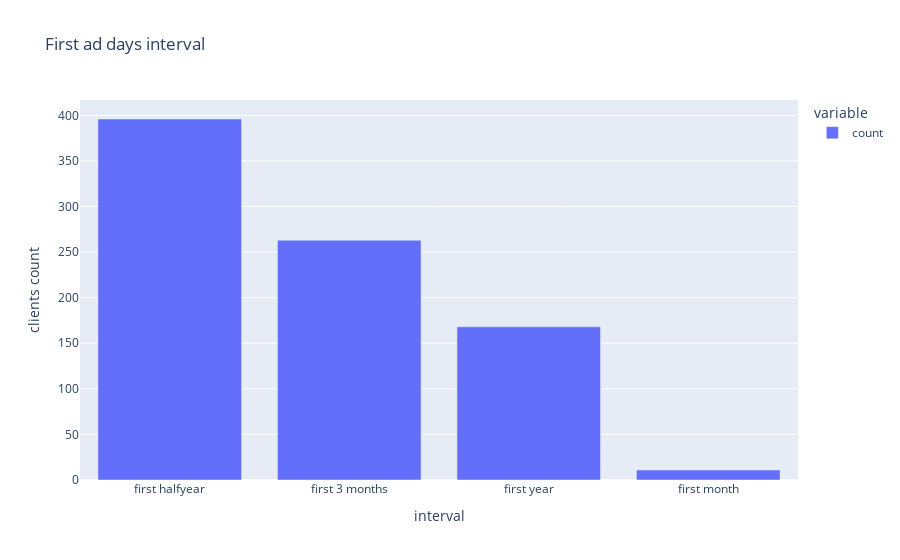

Notebook code cell kept with this figure:
### Code cell
px.bar(clients_dif.difference.value_counts(), title = 'First ad days interval', labels = {'difference' : 'interval', 'value' : 'clients count'})

### Figure 1 — Plotly figure (JSON) as saved in the notebook; plotly's stock layout.template omitted (floating-point values rounded to 4 significant figures)
{"data": [{"alignmentgroup": "True", "hovertemplate": "variable=count<br>interval=%{x}<br>clients count=%{y}<extra></extra>", "legendgroup": "count", "marker": {"color": "#636efa", "pattern": {"shape": ""}}, "name": "count", "offsetgroup": "count", "orientation": "v", "showlegend": true, "textposition": "auto", "type": "bar", "x": ["first halfyear", "first 3 months", "first year", "first month"], "xaxis": "x", "y": [396, 263, 168, 11], "yaxis": "y"}], "layout": {"autosize": true, "barmode": "relative", "legend": {"title": {"text": "variable"}, "tracegroupgap": 0}, "title": {"text": "First ad days interval"}, "xaxis": {"anchor": "y", "autorange": true, "domain": [0, 1], "range": [-0.5, 3.5], "title": {"text": "interval"}, "type": "category"}, "yaxis": {"anchor": "x", "autorange": true, "domain": [0, 1], "range": [0, 416.8], "title": {"text": "clients count"}, "type": "linear"}}}
